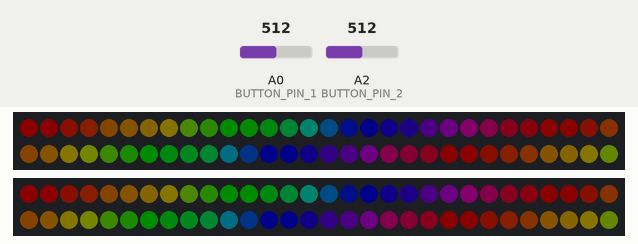
Bench run of a sketch on a simulated Arduino Uno, built with avr-gcc and run on an emulated ATmega328P. Parts: 2 × 60 RGB LEDs in strip order, left to right, continuing on the next row. The test bench sets the inputs (shaded band); at power-on: A2 (BUTTON_PIN_2) = 512, A0 (BUTTON_PIN_1) = 512. Dim RGB values are drawn brighter than linear.

Above: at 2.2 s.
2.3 s: A2 (BUTTON_PIN_2) set to 390
At 3.17 s:
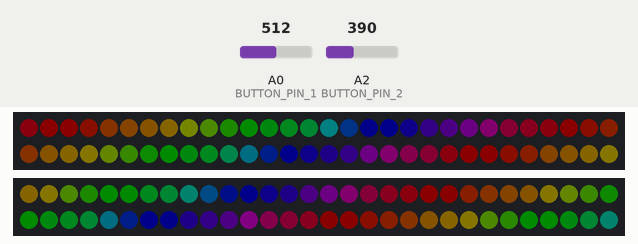
5.3 s: A0 (BUTTON_PIN_1) set to 662
6.9 s: A0 (BUTTON_PIN_1) set to 691
At 7.76 s:
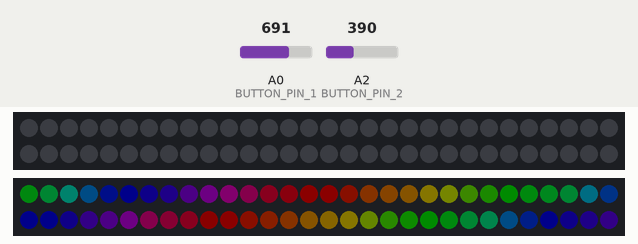
9.9 s: A0 (BUTTON_PIN_1) set to 885
11.4 s: A0 (BUTTON_PIN_1) set to 908
At 12.03 s:
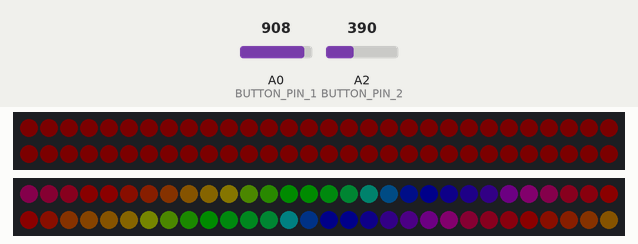
14.2 s: A2 (BUTTON_PIN_2) set to 417
At 15.7 s:
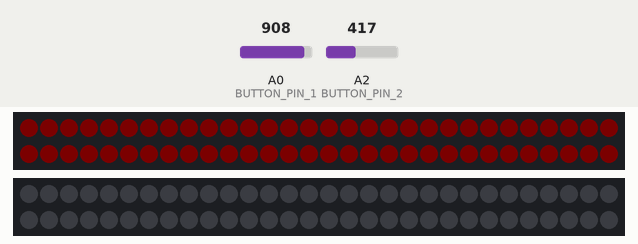
Timing chart, 0 to 17.1 s (numbered marks = the images above; inputs shaded):
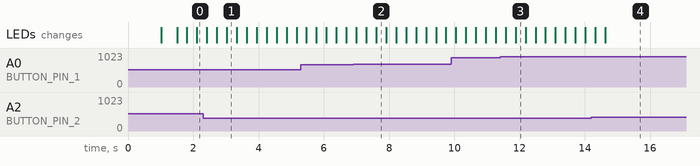

The sketch:

LED_Controller_Draft.ino
```cpp
#include <FastLED.h>

// ****************** //
// **** CONSTANTS *** //
// ****************** //

#define LED_PIN_1 10
#define LED_PIN_2 12

#define BUTTON_PIN_1 A0
#define BUTTON_PIN_2 A2

#define NUM_LEDS 60
#define LED_TYPE WS2812B
#define COLOR_ORDER GRB
#define LED_ON_BRIGHTNESS 60
#define LED_OFF_BRIGHTNESS 0

#define BUTTON_NONE 0
#define BUTTON_POWER 1
#define BUTTON_NEXT 2
#define BUTTON_PREV 3
#define BUTTON_ANIMATE 4

#define BUFFER_SIZE 75


// ****************** //
// ***** STRUCTS **** //
// ****************** //

struct sensor_buffer {
  int buffer[BUFFER_SIZE];
  int index;
  int size;
};


struct led_strip {
  uint8_t buttonPin;
  uint8_t outputPin;
  bool on;
  bool rainbow;
  uint8_t animation;
  int color;
  uint8_t brightness;
  uint8_t lastButton;
  struct sensor_buffer sensor;
  struct CRGB *leds;
};

typedef led_strip LED_STRIP;


// ****************** //
// ***** GLOBALS **** //
// ****************** //

LED_STRIP strip_1;
LED_STRIP strip_2;

CRGB leds_1[NUM_LEDS];
CRGB leds_2[NUM_LEDS];

// ****************** //
// ****** SETUP ***** //
// ****************** //

void setup() {

  setupLedStrips();

  delay(1000);
  Serial.begin(9600);

  pinMode(BUTTON_PIN_1, INPUT);
  pinMode(BUTTON_PIN_2, INPUT);

  pinMode(LED_PIN_1, OUTPUT);
  pinMode(LED_PIN_2, OUTPUT);

  fill_solid(strip_1.leds, NUM_LEDS, CRGB::Black);
  fill_solid(strip_2.leds, NUM_LEDS, CRGB::Black);

  FastLED.show();

  setupSensorBuffers();
}

void setupLedStrips() {

  strip_1.buttonPin = BUTTON_PIN_1;
  strip_1.outputPin = LED_PIN_1;
  strip_1.on = false;
  strip_1.animation = 0;
  strip_1.color = 0;
  strip_1.lastButton = BUTTON_NONE;
  strip_1.sensor.index = 0;
  strip_1.sensor.size = BUFFER_SIZE;
  strip_1.leds = leds_1;
  strip_1.rainbow = false;

  strip_2.buttonPin = BUTTON_PIN_2;
  strip_2.outputPin = LED_PIN_2;
  strip_2.on = false;
  strip_2.animation = 0;
  strip_2.color = 0;
  strip_2.lastButton = BUTTON_NONE;
  strip_2.sensor.index = 0;
  strip_2.sensor.size = BUFFER_SIZE;
  strip_2.leds = leds_2;
  strip_2.rainbow = false;

  FastLED.setBrightness(LED_ON_BRIGHTNESS);
  LEDS.addLeds<LED_TYPE, LED_PIN_1, COLOR_ORDER>(leds_1, NUM_LEDS);
  LEDS.addLeds<LED_TYPE, LED_PIN_2, COLOR_ORDER>(leds_2, NUM_LEDS);
}

void setupSensorBuffers() {
  for (int i = 0; i < strip_1.sensor.size; i++) {
    strip_1.sensor.buffer[i] = 0;
  }
  for (int i = 0; i < strip_2.sensor.size; i++) {
    strip_2.sensor.buffer[i] = 0;
  }
}


// ****************** //
// ****** LOOP ****** //
// ****************** //

void loop() {

  update(&strip_1);
  update(&strip_2);

  FastLED.show();
  delay(1);
}

void update(led_strip *strip) {
  int button = readButtonPress(strip);

  handleButtonPress(strip, button);

  animate(strip);
}


int readButtonPress(led_strip *strip) {
  strip->sensor.index = (strip->sensor.index + 1) % strip->sensor.size;
  strip->sensor.buffer[strip->sensor.index] = analogRead(strip->buttonPin);

  int button = calcPressedButton(&(strip->sensor));

  if (button == strip->lastButton) return BUTTON_NONE;
  strip->lastButton = button;
  return button;
}

int calcPressedButton(sensor_buffer *sensor) {
  int button = -1;
  for (int i = 0; i < sensor->size; i++) {
    if (button == -1) {
      button = translateSignalToButton(sensor->buffer[i]);
    }

    if (button != translateSignalToButton(sensor->buffer[i])) return BUTTON_NONE;

    return button;
  }
}

int translateSignalToButton(int sensorValue) {
  if (sensorValue > 900) {
    return BUTTON_POWER;
  } else if (sensorValue < 900 && sensorValue >= 675) {
    return BUTTON_NEXT;
  } else if (sensorValue < 675 && sensorValue >= 400) {
    return BUTTON_PREV;
  } else if (sensorValue < 400  && sensorValue >= 200 ) {
    return BUTTON_ANIMATE;
  } else if (sensorValue < 200 ) {
    return BUTTON_NONE;
  }
}


void handleButtonPress(led_strip* strip, uint8_t button) {
  switch(button) {
    case BUTTON_NONE:
      return;

    case BUTTON_POWER:
      strip->on = !(strip->on);
      if (strip->on) {
        strip->brightness = LED_ON_BRIGHTNESS;
      }
      else {
        strip->brightness = LED_OFF_BRIGHTNESS;
      }
      return;

    case BUTTON_NEXT:
      if (strip->color == 7 && !(strip->rainbow)) {
        strip->rainbow = true;
      }
      else if (strip->rainbow) {
        strip->rainbow = false;
      }
      else {
        strip->color = (strip->color + 1) % 8;
      }
      return;

    case BUTTON_PREV:
      if (strip->color == 0 && !(strip->rainbow)) {
        strip->rainbow = true;
      }
      else if (strip->rainbow) {
        strip->rainbow = false;
      }
      else {
        strip->color = (strip->color - 1) % 8;
      }
      return;

    case BUTTON_ANIMATE:
       strip->animation = (strip->animation) + 1 % 5;
       if (strip->rainbow && strip->animation == 4) strip->animation = 0;
      return;

    default:
      return;
  }
}


void animate(led_strip *strip) {
//  Serial.print("aState: ");
//  Serial.print(aState);
//  Serial.print("\n");
  if (strip->rainbow) {
    switch(strip->animation) {
      case 0:
        rainbow_wave(strip);
        return;

      case 1:
        rainbow_bounce(strip);
        return;

      case 2:
        rainbow_trace(strip);
        return;

      case 3:
        rainbow_build(strip);
        return;

      case 200:
        destroy(strip);
        return;

      default:
        return;
    }
  }

  else {
    switch(strip->animation) {
      case 0:
        solid(strip);
        return;

      case 1:
        every_other(strip);
        return;

      case 2:
        wave(strip);
        return;

      case 3:
        trace(strip);
        return;

      case 4:
        build(strip);
        return;

      case 200:
        destroy(strip);
        return;

      default:
        return;
    }
  }
}


// ****************** //
// *** ANIMATIONS *** //
// ****************** //

int getColor(int color) {
  return color << 5;
}


void solid(led_strip *strip) {
  //Serial.print("solid\n");
  fill_solid(strip->leds, NUM_LEDS, CHSV(getColor(strip->color), 255, strip->brightness));
}

void wave(led_strip *strip) {
  fadeToBlackBy(strip->leds, NUM_LEDS, 32);
  int pos = beatsin8(12, 0, NUM_LEDS-1);

  strip->leds[pos] += CHSV(getColor(strip->color), 255, strip->brightness);
}


void trace(led_strip *strip) {
  fadeToBlackBy(strip->leds, NUM_LEDS, 32);
  int pos = beatsin8(16, 0, NUM_LEDS/2 - 1);
  strip->leds[pos] = CHSV(getColor(strip->color), 255, strip->brightness);
  strip->leds[NUM_LEDS-1-pos] = CHSV(getColor(strip->color), 255, strip->brightness);
}

void build(led_strip *strip) {
  int pos = beatsin8(16, 0, NUM_LEDS/2);
  strip->leds[pos] = CHSV(getColor(strip->color), 255, strip->brightness);
  strip->leds[NUM_LEDS-1-pos] = CHSV(getColor(strip->color), 255, strip->brightness);
  if (pos == 30) {
    delay(500);
    strip->animation = 200;
  }
}

void destroy(led_strip *strip) {
  int pos = beatsin8(16, 0, NUM_LEDS/2);
  strip->leds[pos] = CHSV(getColor(strip->color), 255, LED_OFF_BRIGHTNESS);
  strip->leds[NUM_LEDS-1-pos] = CHSV(getColor(strip->color), 255, LED_OFF_BRIGHTNESS);
  if (pos == 0) {
    if (strip->rainbow) {
      strip->animation = 3;
    } else {
      strip->animation = 4;
    }
  }
}


void every_other(led_strip *strip) {
  uint8_t  brt = beat8(1,255);
  for (int i = 0; i < NUM_LEDS; i++) {
    if (i % 2 == brt % 2) {
      strip->leds[i] = CHSV(getColor(strip->color), 255, LED_OFF_BRIGHTNESS);
    } else {
      strip->leds[i] = CHSV(getColor(strip->color), 255, strip->brightness);
    }
  }
}


void rainbow_bounce(led_strip *strip) {
  uint8_t thisHue = beatsin8(12,0,255);
  fill_rainbow(strip->leds, NUM_LEDS, thisHue, 10);
  for (int i = 0; i < NUM_LEDS; i++) {
    strip->leds[i].fadeToBlackBy(205);
  }
}


void rainbow_wave(led_strip *strip) {
  uint8_t thisHue = beat8(64, 255);
  fill_rainbow(strip->leds, NUM_LEDS, thisHue, 10);
  for (int i = 0; i < NUM_LEDS; i++) {
    strip->leds[i].fadeToBlackBy(205);
  }
}

void rainbow_trace(led_strip *strip) {
  fadeToBlackBy(strip->leds, NUM_LEDS, 32);
  uint8_t thisHue = beat8(64, 255);
  int pos = beatsin8(16, 0, NUM_LEDS/2 - 1);
  strip->leds[pos] = CHSV(thisHue, 255, strip->brightness);
  strip->leds[NUM_LEDS-1-pos] = CHSV(thisHue, 255, strip->brightness);
}


void rainbow_build(led_strip *strip) {
  uint8_t thisHue = beat8(64, 255);
  int pos = beatsin8(16, 0, NUM_LEDS/2);
  strip->leds[pos] = CHSV(thisHue, 255, strip->brightness);
  strip->leds[NUM_LEDS-1-pos] = CHSV(thisHue, 255, strip->brightness);
  if (pos == 30) {
    delay(500);
    strip->animation = 200;
  }
}
```

Measured:
- the behaviour switches between 674 and 675 on A0 (BUTTON_PIN_1) (found by bisection; images 1 and 2)
- the behaviour switches between 900 and 901 on A0 (BUTTON_PIN_1) (found by bisection; images 2 and 3)
- the behaviour switches between 399 and 400 on A2 (BUTTON_PIN_2) (found by bisection; images 3 and 4)
- after the input at 2.3 s, the LEDs: first differ from a run without the input after 0.73 s (image 1)
- after the input at 6.9 s, the LEDs: first differ from a run without the input after 0.71 s (image 2)
- after the input at 11.4 s, the LEDs: first differ from a run without the input after 0.48 s (image 3)
- after the input at 14.2 s, the LEDs: first differ from a run without the input after 0.42 s (image 4)
